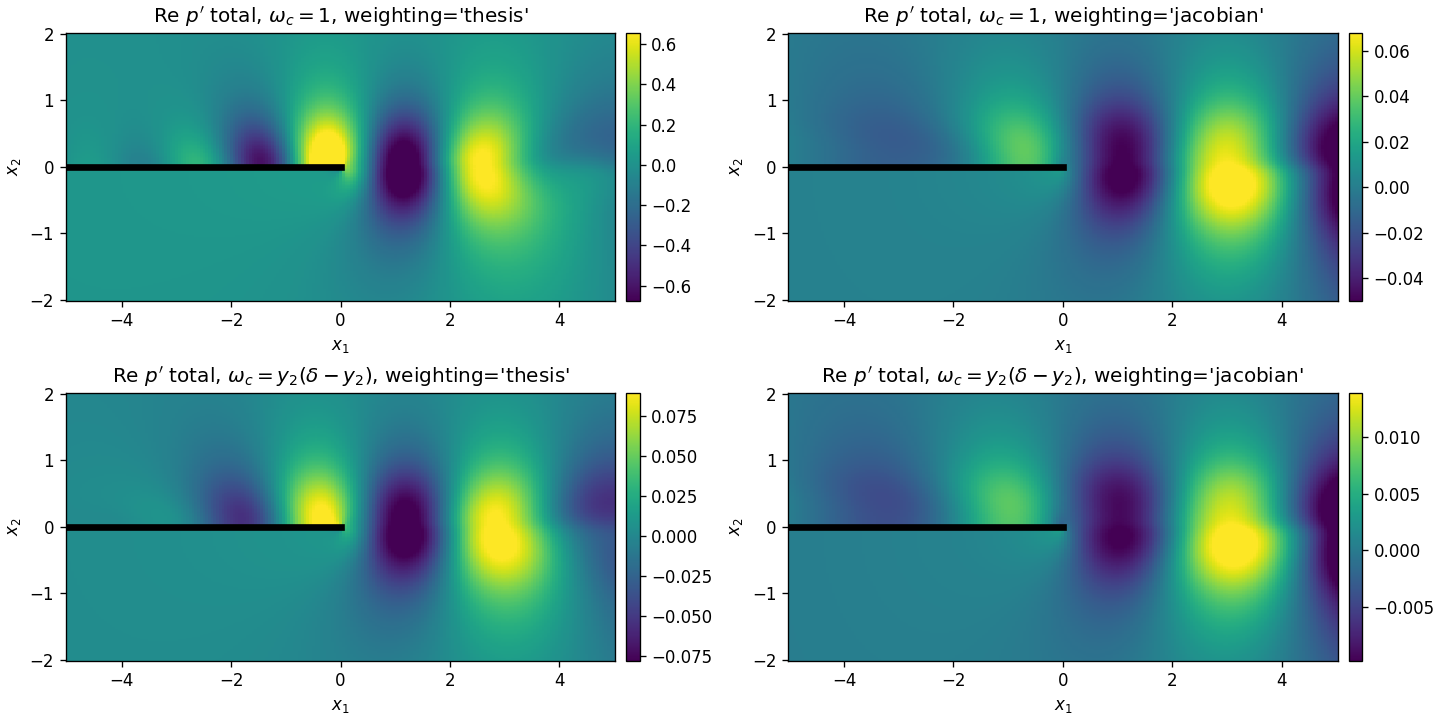

Source code (Python):
"""Compare the thesis (6.3.10) source weighting with the literal Jacobian.

Same setup as ``fig_distributed.py`` (``Distributed_TrailingEdge.m``
defaults).  The expensive, weighting-independent setup runs once; each panel
is then a cheap ``rerun_with_vorticity``.  Shows Re p' (total) for

* rows: ``omega_c = 1`` (the thesis figure) and ``omega_c = y2 (delta - y2)``
  (the example in ``Distributed_TrailingEdge_VarOmegaC.m``);
* columns: ``weighting="thesis"`` (as the MATLAB) and ``"jacobian"``.

All four cases are converged in ``N_distribution``: the script finishes by
comparing N = 40 against N = 80 (relative change < 0.1% at full resolution).
The ``"jacobian"`` weight grows like 1/U'^2 towards the boundary-layer edge,
but the unit-source wall pressure I0 vanishes there like (delta - y2)^4.

Usage::

    uv run --extra plot python examples/fig_weighting_comparison.py [--fast]
    uv run --extra plot python examples/fig_weighting_comparison.py --replot [--fast]

``--replot`` redraws from the saved ``.npz`` without recomputing.
"""
import logging
import sys

import matplotlib.pyplot as plt
import numpy as np

fast = "--fast" in sys.argv
stem = "fig_weighting_comparison" + ("_fast" if fast else "")
DIST_LABELS = (r"$\omega_c = 1$", r"$\omega_c = y_2(\delta - y_2)$")
WEIGHTINGS = ("thesis", "jacobian")


def plot(x1, x2, results):
    fig, axes = plt.subplots(2, 2, figsize=(12, 6), constrained_layout=True)
    for i, dname in enumerate(DIST_LABELS):
        for j, w in enumerate(WEIGHTINGS):
            ax, data = axes[i, j], results[i, w]
            lo, hi = np.percentile(data, [1, 99])
            mesh = ax.pcolormesh(x1, x2, data, shading="auto", cmap="viridis", vmin=lo, vmax=hi)
            fig.colorbar(mesh, ax=ax, pad=0.02)
            ax.plot([-5, 0], [0, 0], "k", lw=4)
            ax.set(xlabel="$x_1$", ylabel="$x_2$", title=f"Re $p'$ total, {dname}, weighting='{w}'")
    fig.savefig(stem + ".png", dpi=120)
    print("saved", stem + ".png")


if "--replot" in sys.argv:
    d = np.load(stem + ".npz")
    plot(d["x1"], d["x2"], {(i, w): d[f"p_total_{i}_{w}"] for i in range(2) for w in WEIGHTINGS})
    sys.exit()

from shear_flow_scattering.scripts.trailing_edge import (distributed_trailing_edge,  # noqa: E402
                                                         rerun_with_vorticity)

logging.basicConfig(level=logging.INFO, format="%(asctime)s %(message)s")
grid = dict(x1=np.arange(-5, 5 + 1e-9, 0.1 if fast else 0.05),
            x2=np.arange(-2, 2 + 1e-9, 0.04 if fast else 0.02),
            N_bl=500 if fast else 2000, N_C=200 if fast else 500, N_CL=400 if fast else 1000,
            prec_N=1000 if fast else 2000)
dist_fns = (np.ones_like, lambda y: y * (1 - y))

base = distributed_trailing_edge(N_distribution=30 if fast else 80, **grid)
results = {(i, w): rerun_with_vorticity(base.state, f(base.y2), weighting=w).I_total.p.real.T
           for i, f in enumerate(dist_fns) for w in WEIGHTINGS}
np.savez(stem + ".npz", x1=base.x1, x2=base.x2, y2=base.y2,
         **{f"p_total_{i}_{w}": v for (i, w), v in results.items()})
plot(base.x1, base.x2, results)

if not fast:  # convergence in N_distribution
    coarse = distributed_trailing_edge(N_distribution=40, **grid)
    for w in WEIGHTINGS:
        for i, f in enumerate(dist_fns):
            a = rerun_with_vorticity(coarse.state, f(coarse.y2), weighting=w).I_total.p
            b = rerun_with_vorticity(base.state, f(base.y2), weighting=w).I_total.p
            print(f"{w:9s} case {i}: max|p(N=40) - p(N=80)| / max|p(N=80)| = "
                  f"{np.abs(a - b).max() / np.abs(b).max():.2e}")
